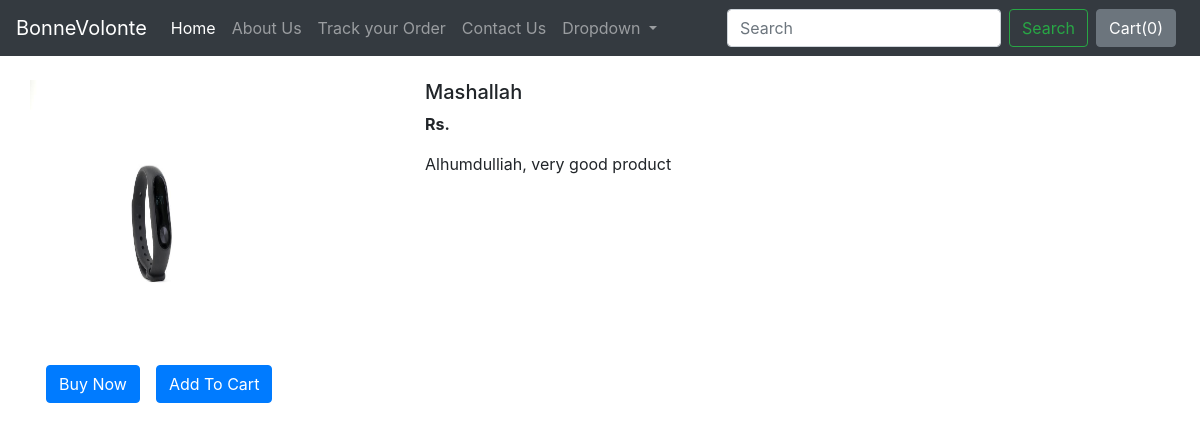
The app's page /shop/productsview/1 with its own data.
### shop/models.py (models this page shows, shortened)
class Product(models.Model):
    product_id = models.AutoField
    product_name = models.CharField(max_length=50)
    category = models.CharField(max_length=50, default="")
    Price = models.IntegerField(default=0)
    subcategory = models.CharField(max_length=50, default="")
    product_desc = models.CharField(max_length=300)
    pub_date = models.DateField()
    image = models.ImageField(upload_to='shop/images', default="")

### shop/views.py (the view)
# urls.py: path("productsview/<int:myid>", views.productsview, name="product"),
def productsview(request, myid):
    product = Product.objects.filter(id=myid)
    return render(request, 'shop/productsview.html', {'product':product[0]})

### shop/templates/shop/productsview.html (shortened to what this page needs)
{% extends 'shop/Basic.html' %}
{% block body %}
<div class="container my-4">
    <div class="row">
    <div class="col-md-4">
    <div class="row">
        <img src="/media/{{product.image}}" width="233px" height="285px">
    </div>
        <div class="row">
            <button class="btn btn-primary mx-3">Buy Now</button>
            <button class="btn btn-primary">Add To Cart</button>
        </div>
    </div>
    <div class="col-md-8">
        <h5>{{product.product_name}}</h5>
        <p><b>Rs.{{product.price}} </b></p>
        <p>{{product.product_desc}}</p>
    </div>
    </div>
</div>
{% endblock %}

### records on screen
Product: image (picture), product_name "Mashallah", product_desc "Alhumdulliah, very good product"
